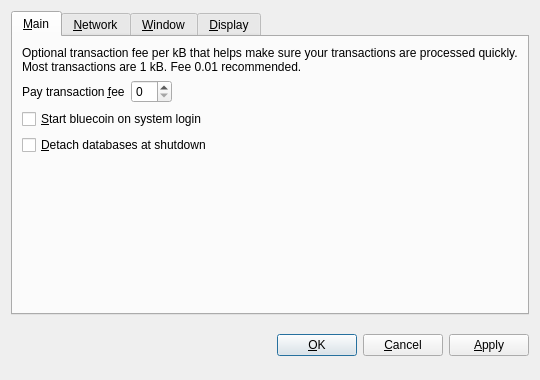
<?xml version="1.0" encoding="UTF-8"?>
<ui version="4.0">
 <class>OptionsDialog</class>
 <widget class="QDialog" name="OptionsDialog">
  <property name="geometry">
   <rect>
    <x>0</x>
    <y>0</y>
    <width>540</width>
    <height>380</height>
   </rect>
  </property>
  <property name="windowTitle">
   <string>Options</string>
  </property>
  <property name="modal">
   <bool>true</bool>
  </property>
  <layout class="QVBoxLayout" name="verticalLayout">
   <item>
    <widget class="QTabWidget" name="tabWidget">
     <property name="tabPosition">
      <enum>QTabWidget::North</enum>
     </property>
     <property name="currentIndex">
      <number>0</number>
     </property>
     <widget class="QWidget" name="tabMain">
      <attribute name="title">
       <string>&amp;Main</string>
      </attribute>
      <layout class="QVBoxLayout" name="verticalLayout_Main">
       <item>
        <widget class="QLabel" name="transactionFeeInfoLabel">
         <property name="text">
          <string>Optional transaction fee per kB that helps make sure your transactions are processed quickly. Most transactions are 1 kB. Fee 0.01 recommended.</string>
         </property>
         <property name="textFormat">
          <enum>Qt::PlainText</enum>
         </property>
         <property name="wordWrap">
          <bool>true</bool>
         </property>
        </widget>
       </item>
       <item>
        <layout class="QHBoxLayout" name="horizontalLayout_Main">
         <item>
          <widget class="QLabel" name="transactionFeeLabel">
           <property name="text">
            <string>Pay transaction &amp;fee</string>
           </property>
           <property name="textFormat">
            <enum>Qt::PlainText</enum>
           </property>
           <property name="buddy">
            <cstring>transactionFee</cstring>
           </property>
          </widget>
         </item>
         <item>
          <widget class="BitcoinAmountField" name="transactionFee"/>
         </item>
         <item>
          <spacer name="horizontalSpacer_Main">
           <property name="orientation">
            <enum>Qt::Horizontal</enum>
           </property>
           <property name="sizeHint" stdset="0">
            <size>
             <width>40</width>
             <height>20</height>
            </size>
           </property>
          </spacer>
         </item>
        </layout>
       </item>
       <item>
        <widget class="QCheckBox" name="bitcoinAtStartup">
         <property name="toolTip">
          <string>Automatically start bluecoin after logging in to the system.</string>
         </property>
         <property name="text">
          <string>&amp;Start bluecoin on system login</string>
         </property>
        </widget>
       </item>
       <item>
        <widget class="QCheckBox" name="detachDatabases">
         <property name="toolTip">
          <string>Detach block and address databases at shutdown. This means they can be moved to another data directory, but it slows down shutdown. The wallet is always detached.</string>
         </property>
         <property name="text">
          <string>&amp;Detach databases at shutdown</string>
         </property>
        </widget>
       </item>
       <item>
        <spacer name="verticalSpacer_Main">
         <property name="orientation">
          <enum>Qt::Vertical</enum>
         </property>
         <property name="sizeHint" stdset="0">
          <size>
           <width>20</width>
           <height>40</height>
          </size>
         </property>
        </spacer>
       </item>
      </layout>
     </widget>
     <widget class="QWidget" name="tabNetwork">
      <attribute name="title">
       <string>&amp;Network</string>
      </attribute>
      <layout class="QVBoxLayout" name="verticalLayout_Network">
       <item>
        <widget class="QCheckBox" name="mapPortUpnp">
         <property name="toolTip">
          <string>Automatically open the bluecoin client port on the router. This only works when your router supports UPnP and it is enabled.</string>
         </property>
         <property name="text">
          <string>Map port using &amp;UPnP</string>
         </property>
        </widget>
       </item>
       <item>
        <widget class="QCheckBox" name="connectSocks">
         <property name="toolTip">
          <string>Connect to the bluecoin network through a SOCKS proxy (e.g. when connecting through Tor).</string>
         </property>
         <property name="text">
          <string>&amp;Connect through SOCKS proxy:</string>
         </property>
        </widget>
       </item>
       <item>
        <layout class="QHBoxLayout" name="horizontalLayout_Network">
         <item>
          <widget class="QLabel" name="proxyIpLabel">
           <property name="text">
            <string>Proxy &amp;IP:</string>
           </property>
           <property name="textFormat">
            <enum>Qt::PlainText</enum>
           </property>
           <property name="buddy">
            <cstring>proxyIp</cstring>
           </property>
          </widget>
         </item>
         <item>
          <widget class="QValidatedLineEdit" name="proxyIp">
           <property name="maximumSize">
            <size>
             <width>140</width>
             <height>16777215</height>
            </size>
           </property>
           <property name="toolTip">
            <string>IP address of the proxy (e.g. 127.0.0.1)</string>
           </property>
          </widget>
         </item>
         <item>
          <widget class="QLabel" name="proxyPortLabel">
           <property name="text">
            <string>&amp;Port:</string>
           </property>
           <property name="textFormat">
            <enum>Qt::PlainText</enum>
           </property>
           <property name="buddy">
            <cstring>proxyPort</cstring>
           </property>
          </widget>
         </item>
         <item>
          <widget class="QLineEdit" name="proxyPort">
           <property name="maximumSize">
            <size>
             <width>55</width>
             <height>16777215</height>
            </size>
           </property>
           <property name="toolTip">
            <string>Port of the proxy (e.g. 9050)</string>
           </property>
          </widget>
         </item>
         <item>
          <widget class="QLabel" name="socksVersionLabel">
           <property name="text">
            <string>SOCKS &amp;Version:</string>
           </property>
           <property name="textFormat">
            <enum>Qt::PlainText</enum>
           </property>
           <property name="buddy">
            <cstring>socksVersion</cstring>
           </property>
          </widget>
         </item>
         <item>
          <widget class="QValueComboBox" name="socksVersion">
           <property name="toolTip">
            <string>SOCKS version of the proxy (e.g. 5)</string>
           </property>
          </widget>
         </item>
         <item>
          <spacer name="horizontalSpacer_Network">
           <property name="orientation">
            <enum>Qt::Horizontal</enum>
           </property>
           <property name="sizeHint" stdset="0">
            <size>
             <width>40</width>
             <height>20</height>
            </size>
           </property>
          </spacer>
         </item>
        </layout>
       </item>
       <item>
        <spacer name="verticalSpacer_Network">
         <property name="orientation">
          <enum>Qt::Vertical</enum>
         </property>
         <property name="sizeHint" stdset="0">
          <size>
           <width>20</width>
           <height>40</height>
          </size>
         </property>
        </spacer>
       </item>
      </layout>
     </widget>
     <widget class="QWidget" name="tabWindow">
      <attribute name="title">
       <string>&amp;Window</string>
      </attribute>
      <layout class="QVBoxLayout" name="verticalLayout_Window">
       <item>
        <widget class="QCheckBox" name="minimizeToTray">
         <property name="toolTip">
          <string>Show only a tray icon after minimizing the window.</string>
         </property>
         <property name="text">
          <string>&amp;Minimize to the tray instead of the taskbar</string>
         </property>
        </widget>
       </item>
       <item>
        <widget class="QCheckBox" name="minimizeOnClose">
         <property name="toolTip">
          <string>Minimize instead of exit the application when the window is closed. When this option is enabled, the application will be closed only after selecting Quit in the menu.</string>
         </property>
         <property name="text">
          <string>M&amp;inimize on close</string>
         </property>
        </widget>
       </item>
       <item>
        <spacer name="verticalSpacer_Window">
         <property name="orientation">
          <enum>Qt::Vertical</enum>
         </property>
         <property name="sizeHint" stdset="0">
          <size>
           <width>20</width>
           <height>40</height>
          </size>
         </property>
        </spacer>
       </item>
      </layout>
     </widget>
     <widget class="QWidget" name="tabDisplay">
      <attribute name="title">
       <string>&amp;Display</string>
      </attribute>
      <layout class="QVBoxLayout" name="verticalLayout_Display">
       <item>
        <layout class="QHBoxLayout" name="horizontalLayout_1_Display">
         <item>
          <widget class="QLabel" name="langLabel">
           <property name="text">
            <string>User Interface &amp;language:</string>
           </property>
           <property name="textFormat">
            <enum>Qt::PlainText</enum>
           </property>
           <property name="buddy">
            <cstring>lang</cstring>
           </property>
          </widget>
         </item>
         <item>
          <widget class="QValueComboBox" name="lang">
           <property name="toolTip">
            <string>The user interface language can be set here. This setting will take effect after restarting bluecoin.</string>
           </property>
          </widget>
         </item>
        </layout>
       </item>
       <item>
        <layout class="QHBoxLayout" name="horizontalLayout_2_Display">
         <item>
          <widget class="QLabel" name="unitLabel">
           <property name="text">
            <string>&amp;Unit to show amounts in:</string>
           </property>
           <property name="textFormat">
            <enum>Qt::PlainText</enum>
           </property>
           <property name="buddy">
            <cstring>unit</cstring>
           </property>
          </widget>
         </item>
         <item>
          <widget class="QValueComboBox" name="unit">
           <property name="toolTip">
            <string>Choose the default subdivision unit to show in the interface and when sending coins.</string>
           </property>
          </widget>
         </item>
        </layout>
       </item>
       <item>
        <widget class="QCheckBox" name="displayAddresses">
         <property name="toolTip">
          <string>Whether to show bluecoin addresses in the transaction list or not.</string>
         </property>
         <property name="text">
          <string>&amp;Display addresses in transaction list</string>
         </property>
        </widget>
       </item>
       <item>
        <spacer name="verticalSpacer_Display">
         <property name="orientation">
          <enum>Qt::Vertical</enum>
         </property>
         <property name="sizeHint" stdset="0">
          <size>
           <width>20</width>
           <height>40</height>
          </size>
         </property>
        </spacer>
       </item>
      </layout>
     </widget>
    </widget>
   </item>
   <item>
    <layout class="QHBoxLayout" name="horizontalLayout_Buttons">
     <item>
      <spacer name="horizontalSpacer_1">
       <property name="orientation">
        <enum>Qt::Horizontal</enum>
       </property>
       <property name="sizeHint" stdset="0">
        <size>
         <width>40</width>
         <height>48</height>
        </size>
       </property>
      </spacer>
     </item>
     <item>
      <widget class="QLabel" name="statusLabel">
       <property name="font">
        <font>
         <weight>75</weight>
         <bold>true</bold>
        </font>
       </property>
       <property name="text">
        <string/>
       </property>
       <property name="textFormat">
        <enum>Qt::PlainText</enum>
       </property>
       <property name="wordWrap">
        <bool>true</bool>
       </property>
      </widget>
     </item>
     <item>
      <spacer name="horizontalSpacer_2">
       <property name="orientation">
        <enum>Qt::Horizontal</enum>
       </property>
       <property name="sizeHint" stdset="0">
        <size>
         <width>40</width>
         <height>48</height>
        </size>
       </property>
      </spacer>
     </item>
     <item>
      <widget class="QPushButton" name="okButton">
       <property name="text">
        <string>&amp;OK</string>
       </property>
      </widget>
     </item>
     <item>
      <widget class="QPushButton" name="cancelButton">
       <property name="text">
        <string>&amp;Cancel</string>
       </property>
       <property name="autoDefault">
        <bool>false</bool>
       </property>
      </widget>
     </item>
     <item>
      <widget class="QPushButton" name="applyButton">
       <property name="text">
        <string>&amp;Apply</string>
       </property>
       <property name="autoDefault">
        <bool>false</bool>
       </property>
      </widget>
     </item>
    </layout>
   </item>
  </layout>
 </widget>
 <customwidgets>
  <customwidget>
   <class>BitcoinAmountField</class>
   <extends>QSpinBox</extends>
   <header>bitcoinamountfield.h</header>
  </customwidget>
  <customwidget>
   <class>QValueComboBox</class>
   <extends>QComboBox</extends>
   <header>qvaluecombobox.h</header>
  </customwidget>
  <customwidget>
   <class>QValidatedLineEdit</class>
   <extends>QLineEdit</extends>
   <header>qvalidatedlineedit.h</header>
  </customwidget>
 </customwidgets>
 <resources/>
 <connections/>
</ui>
